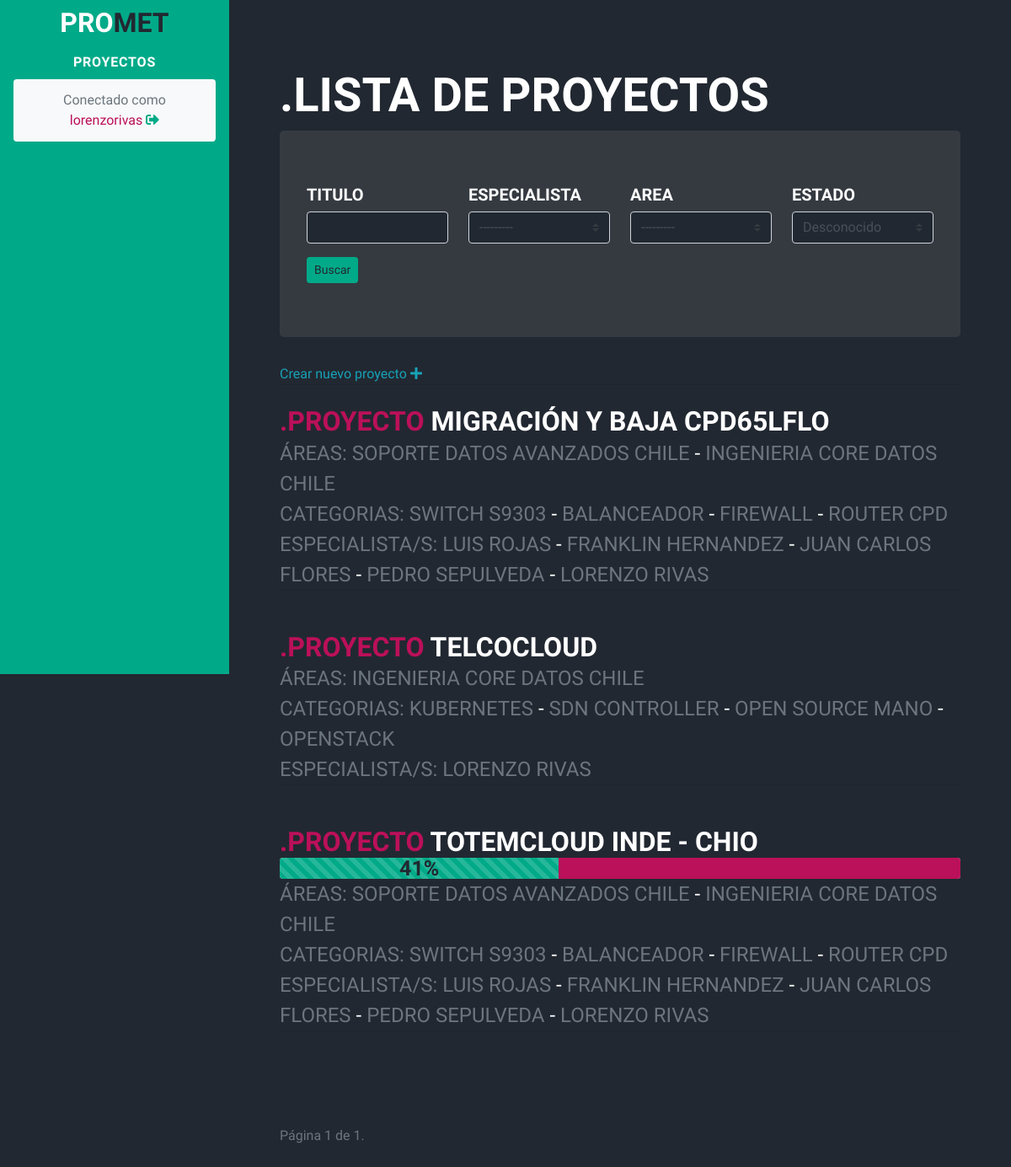
Screenshot of / (signed in) with the database file from the repository.
### application/cmapp/models.py (models this page shows, shortened)
class Collaborator(models.Model):
    user = models.OneToOneField(User, on_delete=models.CASCADE, verbose_name='Nombre')
    country = CountryField(blank_label='(seleccionar país)', verbose_name='País')
    area = models.ForeignKey(Area, on_delete=models.CASCADE, null=True, blank=True)
    def __str__(self):
        return "%s %s" % ( self.user.first_name, self.user.last_name )
    class Meta:
        verbose_name = 'Colaborador'
        verbose_name_plural = 'Colaboradores'
        ordering = ['-id']

class Project(models.Model):
    project_title = models.CharField(max_length=200, unique=True, verbose_name='Titulo')
    slug = AutoSlugField(populate_from='project_title', always_update=True, null=True)
    year = models.IntegerField(null=True)
    area = models.ManyToManyField(Area, verbose_name='Area')
    collaborator = models.ManyToManyField(Collaborator, related_name='Colaborador', verbose_name='Colaboradores')
    category = models.ManyToManyField(Category, related_name='Categoria', verbose_name='Categorías')
    resume = HTMLField()
    pub_date = models.DateTimeField(auto_now_add=True)
    planned_date = models.DateField(null=True, verbose_name='Fecha Planificada')
    done_date = models.DateField(null=True, verbose_name='Fecha de termino Real', blank=True)
    state = models.BooleanField(blank=True, null=True, default=False, verbose_name='Terminando?')
    display_milestone = models.BooleanField(blank=True, null=True, default=False, verbose_name='Mostrar Hitos en Template')
    history = HistoricalRecords()
    class Meta:
        verbose_name = 'Proyecto'
        ordering = ['-id']

class Area(models.Model):
    area_title = models.CharField(max_length=255, verbose_name='Area')
    responsable = models.CharField(max_length=255, verbose_name='Lider Area')
    def __str__(self):
        return self.area_title
    class Meta:
        verbose_name = 'Area'
        verbose_name_plural = 'Areas'
        ordering = ['-id']

class Category(models.Model):
    title = models.CharField(max_length=255)
    slug = AutoSlugField(populate_from='title', always_update=True)
    def __str__(self):
        return self.title
    class Meta:
        verbose_name = 'Categoria'
        ordering = ['-id']

### application/cmapp/views.py (the view)
# urls.py: path('', projects.as_view(), name = 'projects'),
class projects(ListFilteredMixin, ListView):
    model = Project
    template_name = 'project_list.html'
    ordering = ['project_title']
    paginate_by = 10
    filter_set = ProjectFilter
    queryset = Project.objects.annotate(
        todo_done=Round(Count('todo', filter=Q(todo__state=True)) * 100.0 / NullIf(Count('todo'), 0)),
        todo_left=Round(Count('todo', filter=Q(todo__state=False)) * 100.0 / NullIf(Count('todo'), 0)),
    )

### application/cmapp/views.py (called while the page is built)
    def get_filter_set(self):
        if self.filter_set:
            return self.filter_set
        else:
            raise ImproperlyConfigured(
                "ListFilterMixin requires either a definition of "
                "'filter_set' or an implementation of 'get_filter()'")

    def get_filter_set_kwargs(self):
        return {
            'data': self.request.GET,
            'queryset': self.get_base_queryset(),
        }

    def get_base_queryset(self):
        return super(ListFilteredMixin, self).get_queryset()

    def get_constructed_filter(self):
        if getattr(self, 'constructed_filter', None):
            return self.constructed_filter
        else:
            f = self.get_filter_set()(**self.get_filter_set_kwargs())
            self.constructed_filter = f
            return f

    def get_queryset(self):
        return self.get_constructed_filter().qs

    def get_context_data(self, **kwargs):
        kwargs.update({'filter': self.get_constructed_filter()})
        return super(ListFilteredMixin, self).get_context_data(**kwargs)

### application/cmapp/templates/project_list.html (shortened to what this page needs)
{% extends 'base_template.html' %}
{% load humanize %}
{% load widget_tweaks %}
{% load my_tags %}
{% block title %}
<section class="resume-section" id="about">
  <div class="resume-section-content">
    <h2 style="margin-top: 0">.Lista de Proyectos</h2>
      <div class="jumbotron bg-dark">
      <form method="get">
        <div class="well">
          <div class="row">
            <div class="form-group col-sm-4 col-md-3">
              <h5>Titulo</h5>
              {% render_field filter.form.project_title class="form-control" %}
            </div>
            <div class="form-group col-sm-4 col-md-3">
              <h5>Especialista</h5>
              <select class="custom-select mr-sm-2" name="collaborator" id="id_collaborator">
                {% for collaborator in filter.form.collaborator %}
                  <label class="checkbox-inline" value="{{ collaborator.tag }}">
                    {{ collaborator.tag }} {{ collaborator.choice_label }}
                  </label>
                {% endfor %}
              </select>
            </div>
            <div class="form-group col-sm-4 col-md-3">
              <h5>Area</h5>
              <select class="custom-select mr-sm-2" name="area" id="id_area">
                  <label class="checkbox-inline">
                    <option value="">---------</option> ---------
                  </label>
              </select>
            </div>
            <div class="form-group col-sm-4 col-md-3">
              <h5>Estado</h5>
              <select class="custom-select mr-sm-2" name="state" id="id_state">
                {% for state in filter.form.state %}
                  <label class="checkbox-inline">
                    {{ state.tag }} {{ state.choice_label }}
                  </label>
                {% endfor %}
              </select>
            </div>
          </div>
          <button type="submit" class="btn btn-primary btn-sm">
             Buscar
          </button>
        </div>
      </form>
      </div>
      <a class="text-info" href="{% url 'admin:cmapp_project_add' %}" target="_blank"> Crear nuevo proyecto <i class="fa fa-plus"></i></a>
      <hr class="m-0" />
      <br>
    {% for project in object_list %}
    <a href="{% url 'project:projectdetail' project.slug %}">
      <h3 class="mb-0">
        <span style="color:#bb105a">.Proyecto
        </span>{{ project.project_title }}
        {% if project.todo_done == None %}
        {% else %}
          <div class="progress">
              {% if project.todo_done == 100 %}
              <div class="progress-bar progress-bar-striped progress-bar-animated massive-font"
                   role="progressbar" style="width: 100%" aria-valuenow="100" aria-valuemin="0"
                   aria-valuemax="100">
                  Proyecto completado
              </div>
              {% else %}
              <div class="progress-bar progress-bar-striped progress-bar-animated massive-font"
                   role="progressbar" style="width: {{project.todo_done|floatformat:0|intcomma}}%"
                   aria-valuenow="{{project.todo_done|floatformat:0|intcomma}}" aria-valuemin="0"
                   aria-valuemax="100">
                  {{ project.todo_done|floatformat:0|intcomma}}%
              </div>
              {% endif %}
              <div class="progress-bar massive-font bgr-lef" role="progressbar"
                   style="width: {{project.todo_left|floatformat:0|intcomma}}%"
                   aria-valuenow="{{project.todo_left|floatformat:0|intcomma}}" aria-valuemin="0"
                   aria-valuemax="100">
              </div>
          </div>
        {% endif %}
      </h3>
    </a>
    <div class="subheading mb-5">
      Áreas:
      {% for area in project.area.all %}
      {% if not forloop.first %}<span style="color:white"> -</span> {% endif %}
      {{ area }}
      {% endfor %}
      <br>
      Categorias:
      {% for cat in project.category.all %}
      {% if not forloop.first %}<span style="color:white"> -</span> {% endif %}
      {{ cat }}
      {% endfor %}
      <br>
      Especialista/s:
      {% for collaborator in project.collaborator.all %}
      {% if not forloop.first %}<span style="color:white"> -</span> {% endif %}
      {{ collaborator }}
      {% endfor %}
<hr class="m-0 text-light" />
    </div>
    {% endfor %}
    <nav aria-label="Page navigation example">
  <ul class="pagination">
    <br>
    <br>
    </ul>
      Página {{ page_obj.number }} de {{ page_obj.paginator.num_pages }}.
</nav>
  </div>
</section>
{% endblock %}

### application/cmapp/templates/base_template.html (shortened to what this page needs)
{% load static %}
{% url 'project:projects' as projects %}
<!DOCTYPE html>
<html lang="en">
<head>
  <link rel="stylesheet" href="https://cdnjs.cloudflare.com/ajax/libs/font-awesome/5.15.1/css/fontawesome.min.css">
  <link href="{% static 'resume/css/styles2.css' %}" rel="stylesheet" />
</head>
<body id="page-top">
  <div class="container">
    <nav class="navbar navbar-expand-lg navbar-dark bg-primary fixed-top" id="sideNav">
      <h3>
        <a href="{% url 'project:projects' %}" style="color:white">PRO<span class="text-white">MET</span></a>
      </h3>
      {% block nav %}
      <div class="collapse navbar-collapse" id="navbarSupportedContent">
        <ul class="navbar-nav">
          {% block ul %}
          <li class="nav-item"><a class="nav-link js-scroll-trigger {% if request.path == projects %} active{% endif %}" href="{% url 'project:projects' %}">Proyectos</a></li>
          {% endblock %}
          {% if user.is_authenticated %}
          <li class="nav-item">
            <div class="alert bg-light" role="alert">
              Conectado como <span style="color:#bb105a">{{ user.username }}</span>
              <a href="{% url 'logout' %}"><i class="fa fa-sign-out-alt"></i></a>
            </div>
          </li>
          {% else %}
          <li class="nav-item"><a class="nav-link js-scroll-trigger active" href="{% url 'login' %}"><i class="fa fa-sign-in-alt"></i> Iniciar Sesión</a></li>
          {% endif %}
        </ul>
      </div>
      {% endblock %}
    </nav>
    <div class="container-fluid p-0">
      {% block title %}{% endblock %}
    </div>
  </div>
</body>
</html>

### application/cmapp/templates/base_template.html (style rules this page uses)
.progress { height: 25px; }
.massive-font { font-size: 25px; }
.bgr-lef { background-color: #bb105a; color: white; }

### rows the page displays
Collaborator: collaborator "---------"
Project: project_title "MIGRACIÓN Y BAJA CPD65LFLO"
Area: area_title "SOPORTE DATOS AVANZADOS CHILE"
Area: area_title "INGENIERIA CORE DATOS CHILE"
Category: title "SWITCH S9303"
Category: title "BALANCEADOR"
Category: title "FIREWALL"
Category: title "ROUTER CPD"
Collaborator: user.last_name "LUIS ROJAS"
Collaborator: user.last_name "FRANKLIN HERNANDEZ"
Collaborator: user.last_name "JUAN CARLOS FLORES"
Collaborator: user.last_name "PEDRO SEPULVEDA"
Collaborator: user.last_name "LORENZO RIVAS"
Project: project_title "TELCOCLOUD"
Category: title "KUBERNETES"
Category: title "SDN CONTROLLER"
Category: title "OPEN SOURCE MANO"
Category: title "OPENSTACK"
Project: project_title "TOTEMCLOUD INDE - CHIO", todo_done "41", {{ project.todo_left|floatformat:0|intcomma }} 59 (drawn)

### other values shown
{{ user.username }} "lorenzorivas"
{{ page_obj.number }} "1"
{{ page_obj.paginator.num_pages }} "1"
form field state "Desconocido"
